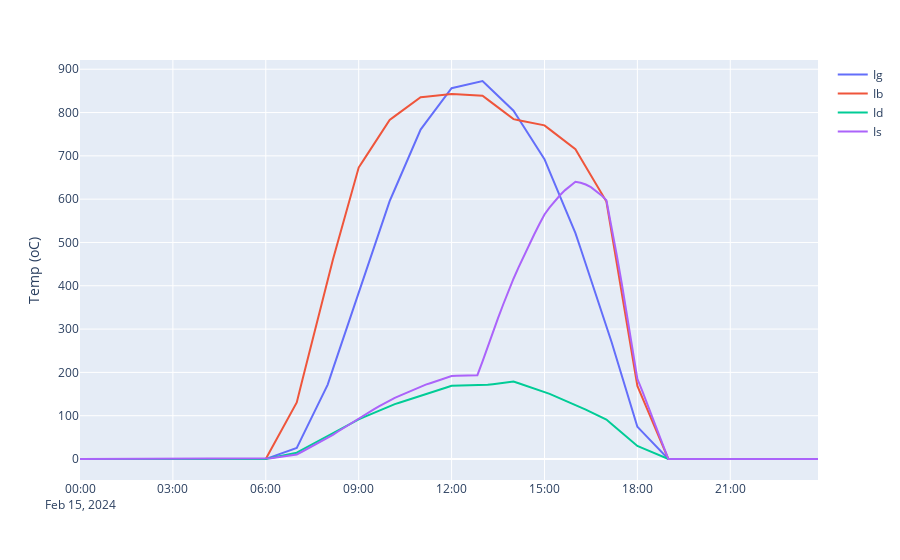

Source (notebook cell):
### Code cell
plot_I(dia)

### Figure 1 — Plotly figure (JSON) as saved in the notebook; plotly's stock layout.template omitted (floating-point values rounded to 4 significant figures; data arrays with more than 128 entries replaced by an {"elided": "..."} marker saying what was removed)
{"data": [{"hovertemplate": "variable=Ig<br>index=%{x}<br>value=%{y}<extra></extra>", "legendgroup": "Ig", "line": {"color": "#636efa", "dash": "solid"}, "marker": {"symbol": "circle"}, "mode": "lines", "name": "Ig", "orientation": "v", "showlegend": true, "type": "scatter", "x": {"elided": "144 str values"}, "xaxis": "x", "y": {"elided": "144 float values"}, "yaxis": "y"}, {"hovertemplate": "variable=Ib<br>index=%{x}<br>value=%{y}<extra></extra>", "legendgroup": "Ib", "line": {"color": "#EF553B", "dash": "solid"}, "marker": {"symbol": "circle"}, "mode": "lines", "name": "Ib", "orientation": "v", "showlegend": true, "type": "scatter", "x": {"elided": "144 str values"}, "xaxis": "x", "y": {"elided": "144 float values"}, "yaxis": "y"}, {"hovertemplate": "variable=Id<br>index=%{x}<br>value=%{y}<extra></extra>", "legendgroup": "Id", "line": {"color": "#00cc96", "dash": "solid"}, "marker": {"symbol": "circle"}, "mode": "lines", "name": "Id", "orientation": "v", "showlegend": true, "type": "scatter", "x": {"elided": "144 str values"}, "xaxis": "x", "y": {"elided": "144 float values"}, "yaxis": "y"}, {"hovertemplate": "variable=Is<br>index=%{x}<br>value=%{y}<extra></extra>", "legendgroup": "Is", "line": {"color": "#ab63fa", "dash": "solid"}, "marker": {"symbol": "circle"}, "mode": "lines", "name": "Is", "orientation": "v", "showlegend": true, "type": "scatter", "x": {"elided": "144 str values"}, "xaxis": "x", "y": {"elided": "144 float values"}, "yaxis": "y"}], "layout": {"legend": {"title": {"text": ""}, "tracegroupgap": 0}, "margin": {"t": 60}, "xaxis": {"anchor": "y", "domain": [0, 1], "title": {"text": ""}}, "yaxis": {"anchor": "x", "domain": [0, 1], "title": {"text": "Temp (oC)"}}}}
